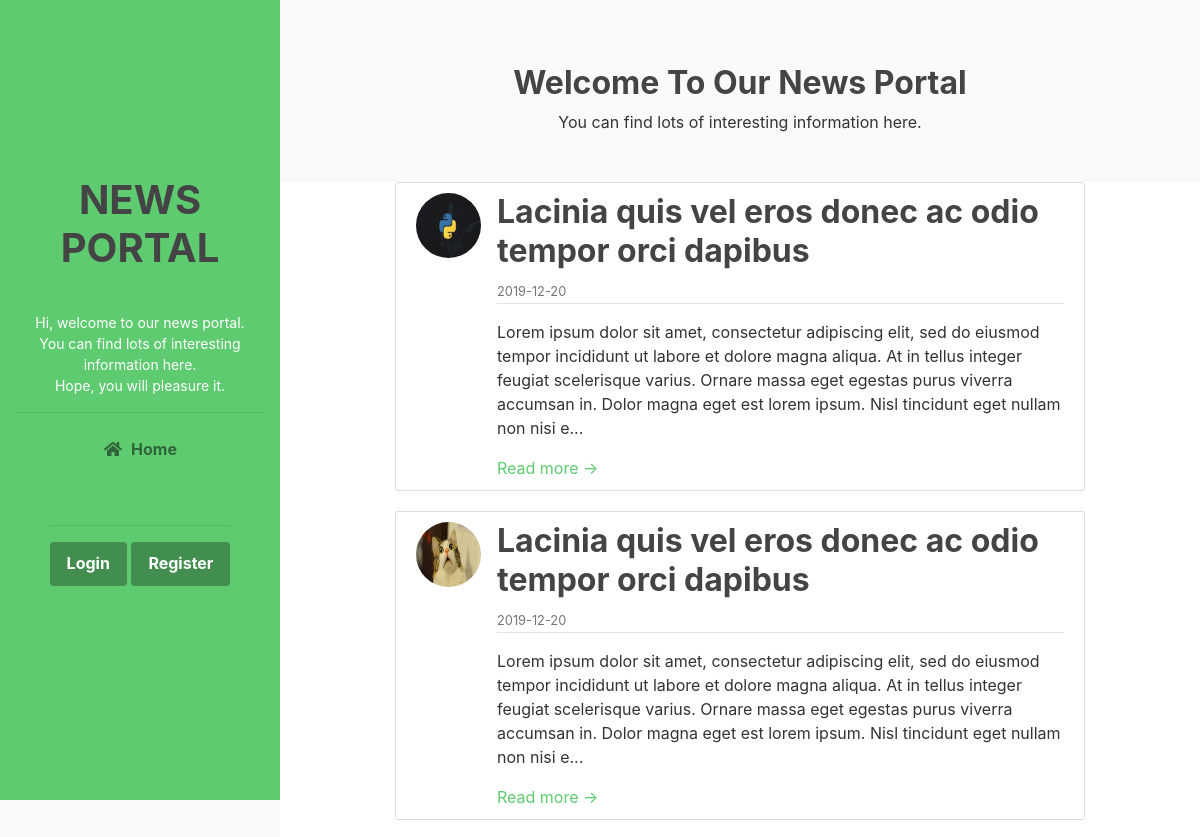
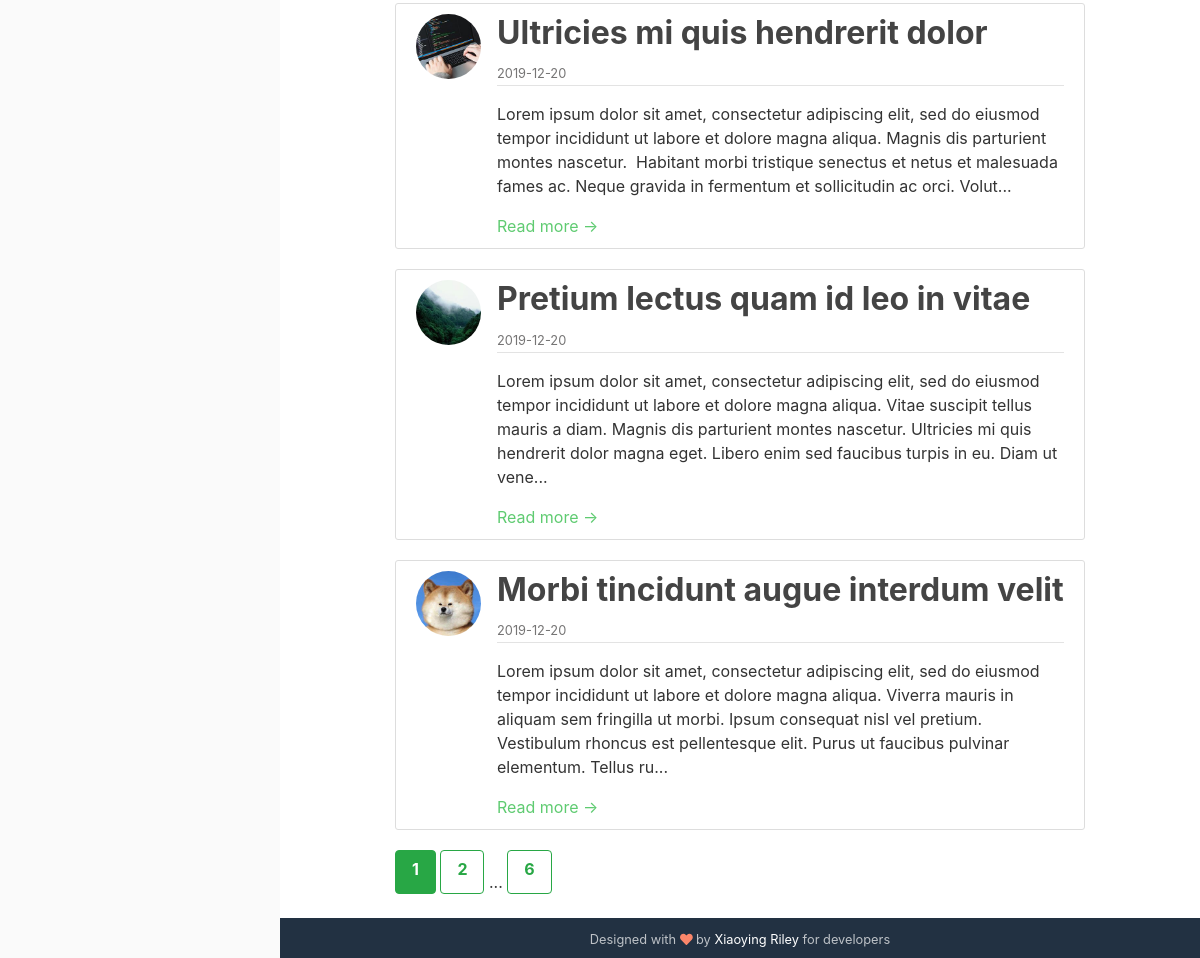
The page /home on the database its author committed (2 pictures, top to bottom).
### flasknews/models.py (models this page shows, shortened)
class Post(db.Model):
    id = db.Column(db.Integer, primary_key=True)
    title = db.Column(db.String(100), nullable=False)
    date_posted = db.Column(db.DateTime, nullable=False, default=datetime.utcnow)
    content = db.Column(db.UnicodeText, nullable=False)
    user_id = db.Column(db.Integer, db.ForeignKey('user.id'), nullable=False)
    image_file = db.Column(db.String(20), nullable=False, default='news_default.png')

### flasknews/routes.py (the view)
@app.route("/")
@app.route("/home")
def home():
    page = request.args.get('page', 1, type=int)
    posts = Post.query.order_by(Post.date_posted.desc()).paginate(page=page, per_page=5)
    return render_template('home.html', posts=posts)

### flasknews/__init__.py (called while the page is built)
def blog_formating(content):
    return (content[:300] + '...') if len(content) > 300 else content

### flasknews/routes.py (called while the page is built)
@app.before_request
def before_request():
    if current_user.is_authenticated:
        current_user.last__seen = datetime.utcnow()
        db.session.commit()

### flasknews/templates/home.html
{% extends "layout.html" %}
{% block content %}
	    <section class="cta-section theme-bg-light py-5">
		    <div class="container text-center">
			    <h2 class="heading"> Welcome To Our News Portal</h2>
			    <div class="intro">You can find lots of interesting information here. </div>
		    </div>
	    </section>
		{% for post in posts.items %}
        <article class="media content-section content-section-main">
        <img class="rounded-circle article-img" src="{{ url_for('static', filename='images/news/' + post.image_file)}}">
          <div class="media-body">
            <div class="article-metadata">
              <h2><a class="article-title" href="{{url_for('post', post_id=post.id)}}">{{ post.title }}</a></h2>
              <small class="text-muted">{{ post.date_posted.strftime('%Y-%m-%d') }}</small>
            </div>
            <p class="article-content">{{ blog_formating(post.content) | safe }}</p>
            <a class="more-link" href="{{url_for('post', post_id=post.id)}}">Read more &rarr;</a>
          </div>
        </article>
         {% endfor %}
    <div style="margin-left: 12.5%">
        {% for page_num in posts.iter_pages(left_edge=1, right_edge=1, left_current=1, right_current=2) %}
            {% if page_num %}
                {% if posts.page == page_num %}
                    <a class="btn btn-success mb-4" href="{{ url_for('home', page=page_num) }}"> {{ page_num }}</a>
                {% else %}
                    <a class="btn btn-outline-success mb-4" href="{{ url_for('home', page=page_num) }}"> {{ page_num }}</a>
                {% endif %}
            {% else %}
                ...
            {% endif %}
        {% endfor %}
    </div>
	    <footer class="footer text-center py-2 theme-bg-dark">
                <small class="copyright">Designed with <i class="fas fa-heart" style="color: #fb866a;"></i> by <a href="http://themes.3rdwavemedia.com" target="_blank">Xiaoying Riley</a> for developers</small>
	    </footer>
{% endblock content %}

### flasknews/static/css/custom.css (style rules this page uses)
body { background: #fafafa; color: #333333; margin-top: 1rem; }
h1, h2, h3, h4, h5, h6 { color: #444444; }
.content-section-main { background-color: white; padding: 10px 20px; border: 1px solid #dddddd; border-radius: 3px; margin-bottom: 20px; width: 75%; margin-left: auto; margin-right: auto; }
.article-title { color: #444444; }
.article-content { white-space: pre-line; }
.article-img { height: 65px; width: 65px; margin-right: 16px; }
.article-metadata { padding-bottom: 1px; margin-bottom: 4px; border-bottom: 1px solid #e3e3e3 }

### rows shown on the page
Post: image_file (picture), title "Lacinia quis vel eros donec ac odio tempor orci dapibus", date_posted "2019-12-20", content "Lorem ipsum dolor sit amet, consectetur adipiscing elit, sed do eiusmod tempor incididunt ut labore et dolore magna aliqua. At in tellus integer feugiat scelerisque varius. Ornare massa eget egestas purus viverra accumsan in. Dolor magna eget est lorem ipsum. Nisl tincidunt eget nullam non nisi e..."
Post: image_file (picture), title "Lacinia quis vel eros donec ac odio tempor orci dapibus", date_posted "2019-12-20", content "Lorem ipsum dolor sit amet, consectetur adipiscing elit, sed do eiusmod tempor incididunt ut labore et dolore magna aliqua. At in tellus integer feugiat scelerisque varius. Ornare massa eget egestas purus viverra accumsan in. Dolor magna eget est lorem ipsum. Nisl tincidunt eget nullam non nisi e..."
Post: image_file (picture), title "Ultricies mi quis hendrerit dolor", date_posted "2019-12-20", content "Lorem ipsum dolor sit amet, consectetur adipiscing elit, sed do eiusmod tempor incididunt ut labore et dolore magna aliqua. Magnis dis parturient montes nascetur. Habitant morbi tristique senectus et netus et malesuada fames ac. Neque gravida in fermentum et sollicitudin ac orci. Volut..."
Post: image_file (picture), title "Pretium lectus quam id leo in vitae", date_posted "2019-12-20", content "Lorem ipsum dolor sit amet, consectetur adipiscing elit, sed do eiusmod tempor incididunt ut labore et dolore magna aliqua. Vitae suscipit tellus mauris a diam. Magnis dis parturient montes nascetur. Ultricies mi quis hendrerit dolor magna eget. Libero enim sed faucibus turpis in eu. Diam ut vene..."
Post: image_file (picture), title "Morbi tincidunt augue interdum velit", date_posted "2019-12-20", content "Lorem ipsum dolor sit amet, consectetur adipiscing elit, sed do eiusmod tempor incididunt ut labore et dolore magna aliqua. Viverra mauris in aliquam sem fringilla ut morbi. Ipsum consequat nisl vel pretium. Vestibulum rhoncus est pellentesque elit. Purus ut faucibus pulvinar elementum. Tellus ru..."

### other values the page prints
{{ page_num }} "1"
{{ page_num }} "2" "6"
